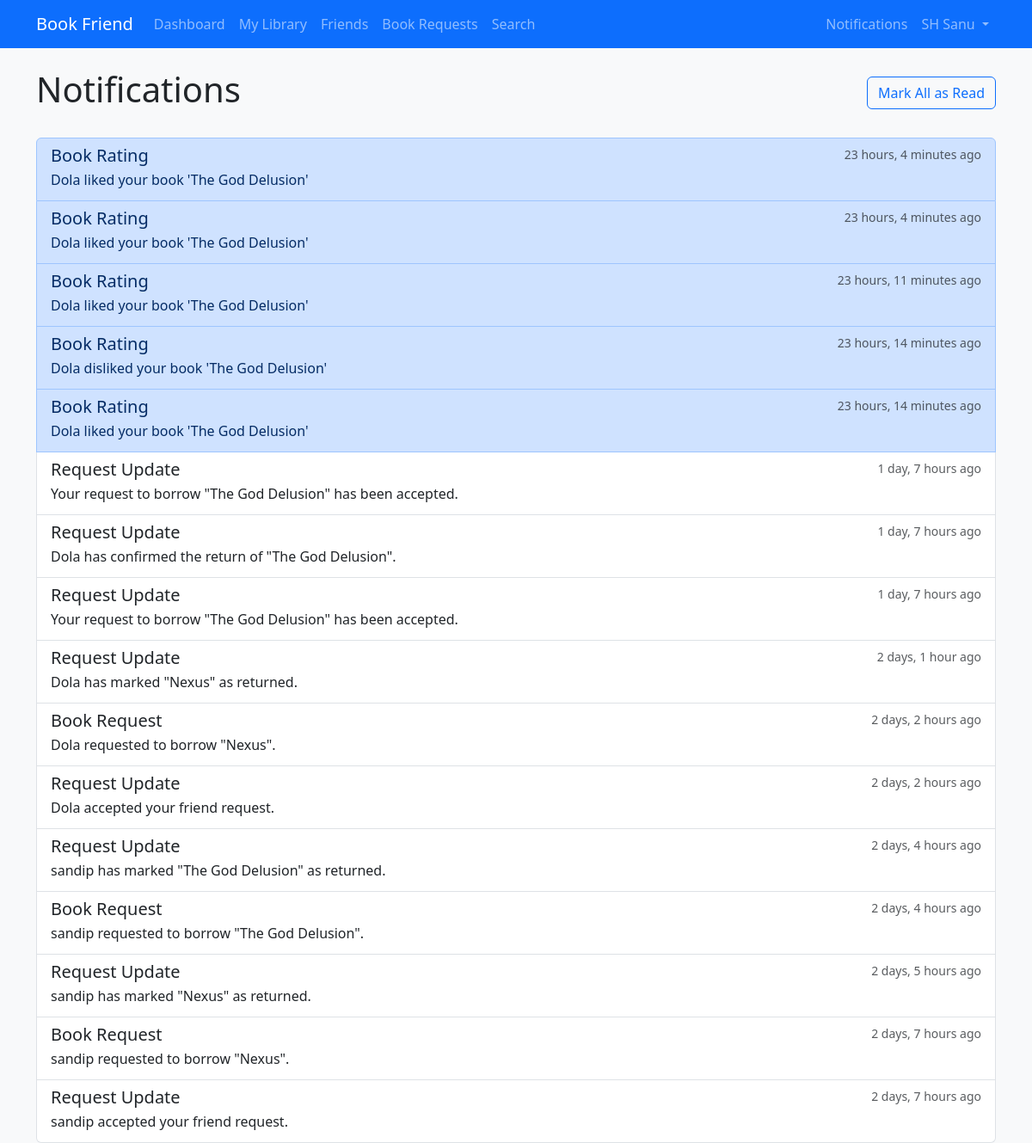
/notifications/ (signed in), run on an earlier commit of the app's database.
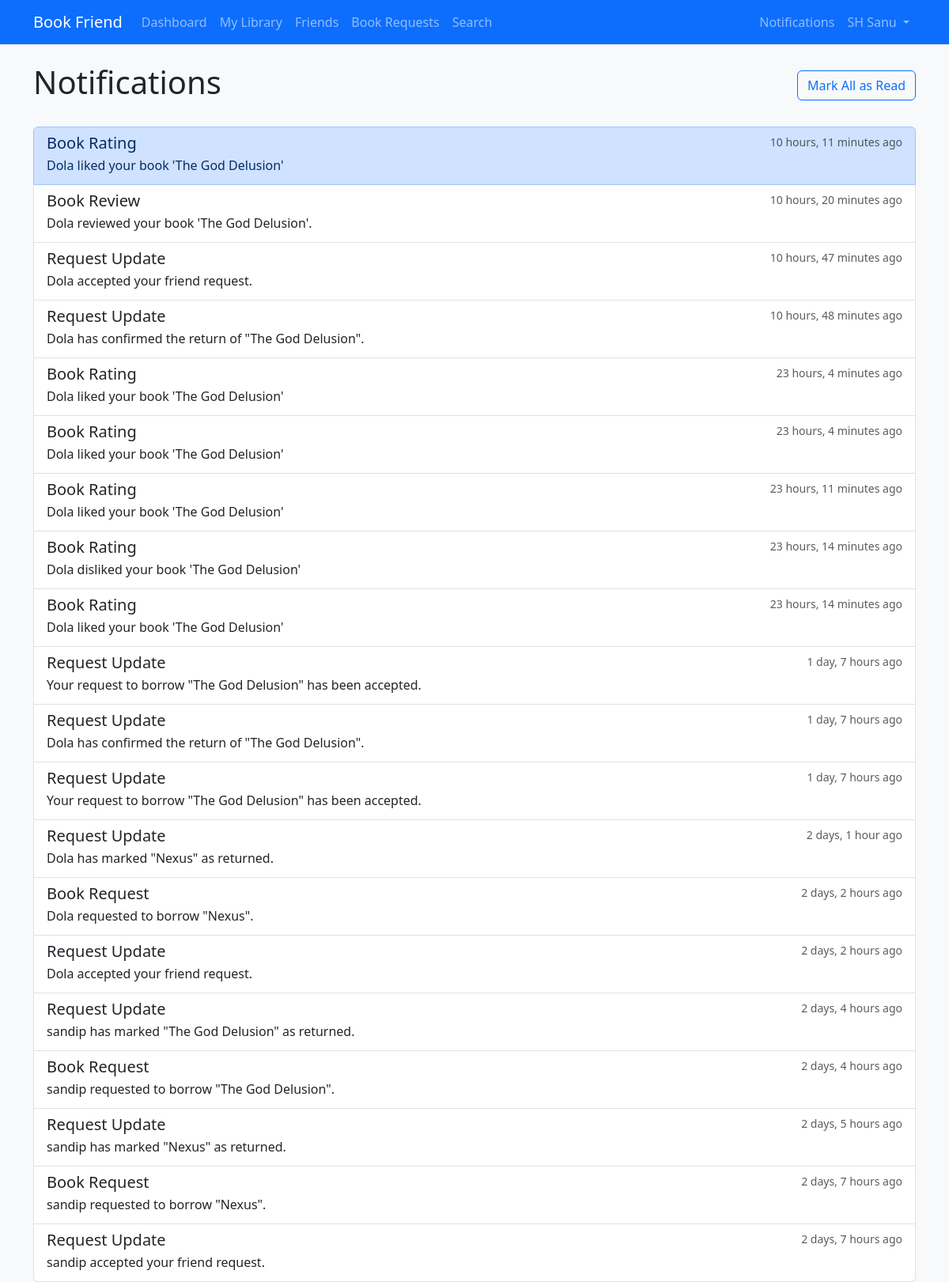
And on a later commit of the database.
### Core/models.py (models this page shows, shortened)
class Notification(models.Model):
    TYPE_CHOICES = [
        ('friend_request', 'Friend Request'),
        ('book_request', 'Book Request'),
        ('request_update', 'Request Update'),
        ('due_reminder', 'Due Reminder'),
        ('book_rating', 'Book Rating'),
        ('book_review', 'Book Review'), # Added book review notification type
    ]
    user = models.ForeignKey(User, on_delete=models.CASCADE)
    notification_type = models.CharField(max_length=20, choices=TYPE_CHOICES)
    message = models.TextField()
    read = models.BooleanField(default=False)
    created_at = models.DateTimeField(auto_now_add=True)
    related_user = models.ForeignKey(User, on_delete=models.SET_NULL, null=True, blank=True, related_name='related_notifications')
    related_book = models.ForeignKey(Book, on_delete=models.SET_NULL, null=True, blank=True)
    related_book_request = models.ForeignKey(BookRequest, on_delete=models.SET_NULL, null=True, blank=True)
    related_friendship = models.ForeignKey(Friendship, on_delete=models.SET_NULL, null=True, blank=True)
    related_book_review = models.ForeignKey('BookReview', on_delete=models.SET_NULL, null=True, blank=True) # Added book review relation

### Core/views.py (the view)
# urls.py: path("notifications/", views.notifications_view, name="notifications"),
@login_required
def notifications_view(request):
    notifications = Notification.objects.filter(user=request.user).order_by(
        "-created_at"
    )
    unread_count = notifications.filter(read=False).count()
    if request.method == "POST":
        notifications.filter(read=False).update(read=True)
        return redirect("core:notifications")
    context = {
        "notifications": notifications,
        "unread_count": unread_count,
    }
    return render(request, "core/notifications/list.html", context)

### Core/context_processors.py (called while the page is built)
def notification_count(request):
    if request.user.is_authenticated:
        unread_count = Notification.objects.filter(user=request.user, read=False).count()
        return {'unread_notifications': unread_count}
    return {'unread_notifications': 0}

### templates/core/notifications/list.html (shortened to what this page needs)
{% extends 'core/base.html' %}
{% block content %}
<div class="container">
    <div class="d-flex justify-content-between align-items-center mb-4">
        <h1>Notifications</h1>
        {% if unread_count %}
            <form method="post">
                <button type="submit" class="btn btn-outline-primary">Mark All as Read</button>
            </form>
        {% endif %}
    </div>
    {% if notifications %}
        <div class="list-group">
            {% for notification in notifications %}
                <a href="{% url 'core:notification_redirect' notification.id %}" class="list-group-item list-group-item-action {% if not notification.read %}list-group-item-primary{% endif %}">
                    <div class="d-flex w-100 justify-content-between">
                        <h5 class="mb-1">{{ notification.get_notification_type_display }}</h5>
                        <small class="text-muted">{{ notification.created_at|timesince }} ago</small>
                    </div>
                    <p class="mb-1">{{ notification.message }}</p>
                </a>
            {% endfor %}
        </div>
    {% else %}
        <p class="text-muted">No notifications yet.</p>
    {% endif %}
</div>
{% endblock %}

### templates/core/base.html (shortened to what this page needs)
{% load static %}
<!DOCTYPE html>
<html lang="en">
<head>
    <link href="https://cdn.jsdelivr.net/npm/bootstrap@5.3.0/dist/css/bootstrap.min.css" rel="stylesheet">
    <link rel="stylesheet" href="https://cdn.jsdelivr.net/npm/bootstrap-icons@1.11.1/font/bootstrap-icons.css">
    <link rel="stylesheet" href="/static/core/css/style.css">
</head>
<body>
    {% block navbar %}
        {% include 'core/includes/navbar.html' %}
    {% endblock %}
    <div class="container-fluid mt-4">
        {% block content %}{% endblock %}
    </div>
</body>
</html>

### templates/core/includes/navbar.html (shortened to what this page needs)
<nav class="navbar navbar-expand-lg navbar-dark bg-primary">
    <div class="container">
        <a class="navbar-brand" href="{% url 'core:landing' %}">Book Friend</a>
        <div class="collapse navbar-collapse" id="navbarNav">
            {% if user.is_authenticated %}
                <ul class="navbar-nav me-auto">
                    <li class="nav-item">
                        <a class="nav-link" href="{% url 'core:dashboard' %}">Dashboard</a>
                    </li>
                    <li class="nav-item">
                        <a class="nav-link" href="{% url 'core:library' username=user.username %}">My Library</a>
                    </li>
                    <li class="nav-item">
                        <a class="nav-link" href="{% url 'core:friends_list' %}">Friends</a>
                    </li>
                    <li class="nav-item">
                        <a class="nav-link" href="{% url 'core:book_requests' %}">Book Requests</a>
                    </li>
                    <li class="nav-item">
                        <a class="nav-link" href="{% url 'core:search' %}">Search</a>
                    </li>
                </ul>
                <ul class="navbar-nav">
                    <li class="nav-item">
                        <a class="nav-link position-relative" href="{% url 'core:notifications' %}">
                            Notifications
                        </a>
                    </li>
                    <li class="nav-item dropdown">
                        <a class="nav-link dropdown-toggle" href="#" role="button" data-bs-toggle="dropdown">
                            {{ user.get_full_name }}
                        </a>
                    </li>
                </ul>
            {% endif %}
        </div>
    </div>
</nav>

### static/core/css/style.css (style rules this page uses)
body { background-color: #f8f9fa; }

What changed in the data, as far as the page shows it:
added Notification: notification_type "Book Rating", created_at "10 hours, 11 minutes", message "Dola liked your book 'The God Delusion'", read False (drawn)
added Notification: notification_type "Book Review", created_at "10 hours, 20 minutes", message "Dola reviewed your book 'The God Delusion'."
added Notification: notification_type "Request Update", created_at "10 hours, 47 minutes", message "Dola accepted your friend request."
added Notification: notification_type "Request Update", created_at "10 hours, 48 minutes", message "Dola has confirmed the return of \"The God Delusion\"."
changed Notification (number 5 of 20 on the later page): read False → True (drawn)
changed Notification (number 6 of 20 on the later page): read False → True (drawn)
changed Notification "23 hours, 11 minutes": read False → True (drawn)
changed Notification "Dola disliked your book 'The God Delusion'": read False → True (drawn)
changed Notification (number 9 of 20 on the later page): read False → True (drawn)
